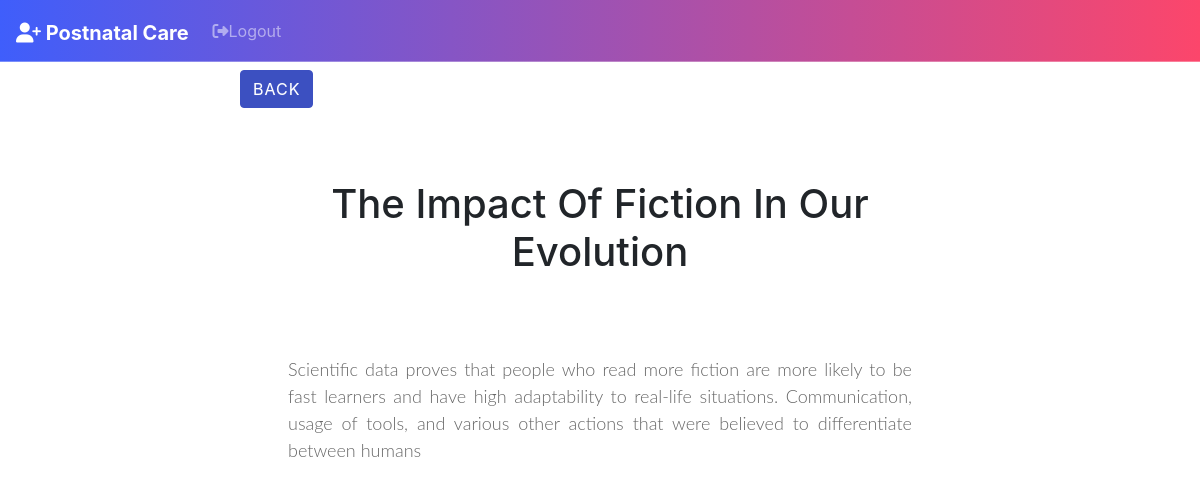
Page /blog-page.php?id=1 on the committed database.
### tables this page shows
CREATE TABLE `blog_tbl` (
  `id` int(255) NOT NULL,
  `title` varchar(255) NOT NULL,
  `body` varchar(255) NOT NULL,
  `category` varchar(255) NOT NULL
);

### blog-page.php (the view, shortened to what this page needs)
<?php
if(isset($_GET['id']))
    {
        $blogId = $_GET['id'];
    }
    else
    {
        header("Location: index.php");
        exit();
    }
    ?>
<?php
$con=mysqli_connect("localhost","root","","pmsdb");
$sql = "select * from blog_tbl
where id = ? ";
$stmt = mysqli_stmt_init($con);
if (!mysqli_stmt_prepare($stmt, $sql))
{
die('SQL error');
}
else
{
mysqli_stmt_bind_param($stmt, "s", $blogId);
mysqli_stmt_execute($stmt);
$result = mysqli_stmt_get_result($stmt);
$row = mysqli_fetch_assoc($result);
}
?>
<html lang="en">
  <head>
    <link rel="stylesheet" href="css/tabledesign.css">
    <link rel="stylesheet" href="css/buttona.css">
    <link rel="stylesheet" type="text/css" href="font-awesome-4.7.0/css/font-awesome.min.css">
    <link rel="stylesheet" href="style.css">
        <link rel="stylesheet" href="vendor/fontawesome/css/font-awesome.min.css">
        <link rel="stylesheet" href="css/tabledesign.css">
    <link rel="stylesheet" href="css/buttona.css">
    <link rel="stylesheet" href="css/button.css">
    <link rel="stylesheet" href="https://maxcdn.bootstrapcdn.com/bootstrap/4.0.0-beta/css/bootstrap.min.css">
    <link rel="stylesheet" href="https://stackpath.bootstrapcdn.com/bootstrap/4.3.1/css/bootstrap.min.css">
      <nav class="navbar navbar-expand-lg navbar-dark bg-primary fixed-top">
  <a class="navbar-brand" href="#"><i class="fa fa-user-plus" aria-hidden="true"></i> Postnatal Care </a>
  <div class="collapse navbar-collapse" id="navbarSupportedContent">
     <ul class="navbar-nav mr-auto">
       <li class="nav-item">
        <a class="nav-link" href="logout.php"><i class="fa fa-sign-out" aria-hidden="true"></i>Logout</a>
      </li>
       <li class="nav-item">
        <a class="nav-link" href="#"></a>
      </li>
    </ul>
  </div>
</nav>
  </head>
  <body style="padding-top:50px; margin-left:20vw; width:60vw">
  <a type="button" href="admin-panel.php" style="margin-top: 20px; color:#fff;" class="btn btn-primary">Back</a>
    <div class="px-5 ">
                  <br><br><br>
                  <h1><?php echo ucwords($row['title']) ?></h1>
                  <br><br><br>
                  <p class="text-justify"><?php echo $row['body'] ?></p>
              </div>

### css/style.css (style rules this page uses)
body { width: 100%; height: 100%; font-family: 'Open Sans', sans-serif; font-weight: 300; color: #666; background-color: #3931af; font-size: 16px; line-height: 1.6em; }
html { width: 100%; height: 100%; }
h1 { font-size: 38px; }
h1, h2, h3, h4, h5, h6 { margin: 0 0 30px; font-family: 'Roboto', sans-serif; font-weight: 400; color: #444; line-height: 1em; }
p { margin: 0 0 20px; }
a { color: #666; -webkit-transition: all .2s ease-in-out; -moz-transition: all .2s ease-in-out; transition: all .2s ease-in-out; }
.navbar-brand { padding-top: 15px; margin-top: 5px; padding-bottom: 0; }
.navbar { margin-bottom: 0; border-bottom: 1px solid rgba(255,255,255,.3); }
.navbar-brand { font-weight: 700; }
.btn { position: relative; display: inline-block; outline: none; color: #fff; text-decoration: none; text-transform: uppercase; letter-spacing: 1px; font-weight: 400; text-shadow: 0 0 1px rgba(255,255,255,0.3); font-size: 14px; font-weight: 700; }

### css/button.css (style rules this page uses)
body { background: #e0e5ec; }
h1 { position: relative; text-align: center; color: #353535; font-size: 50px; font-family: "Cormorant Garamond", serif; }
p { font-family: 'Lato', sans-serif; font-weight: 300; text-align: center; font-size: 18px; color: #676767; }

### blog-page.php (style rules this page uses)
.bg-primary { background: -webkit-linear-gradient(left, #3f5efb, #fc466b); }
.btn-primary { background-color: #3c50c1; border-color: #3c50c1; }

### rows in the picture
blog_tbl: title "The Impact Of Fiction In Our Evolution", body "Scientific data proves that people who read more fiction are more likely to be fast learners and have high adaptability to real-life situations. Communication, usage of tools, and various other actions that were believed to differentiate between humans"
